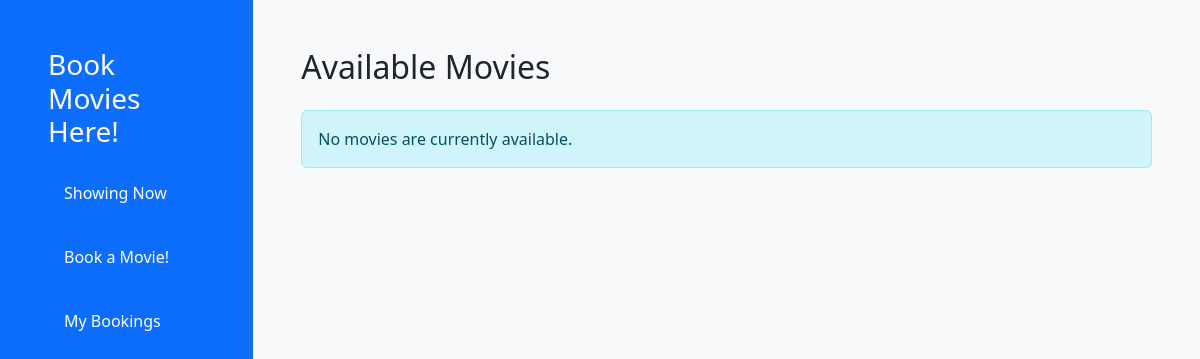
/api/movies/ui/, run on an earlier commit of the app's database.
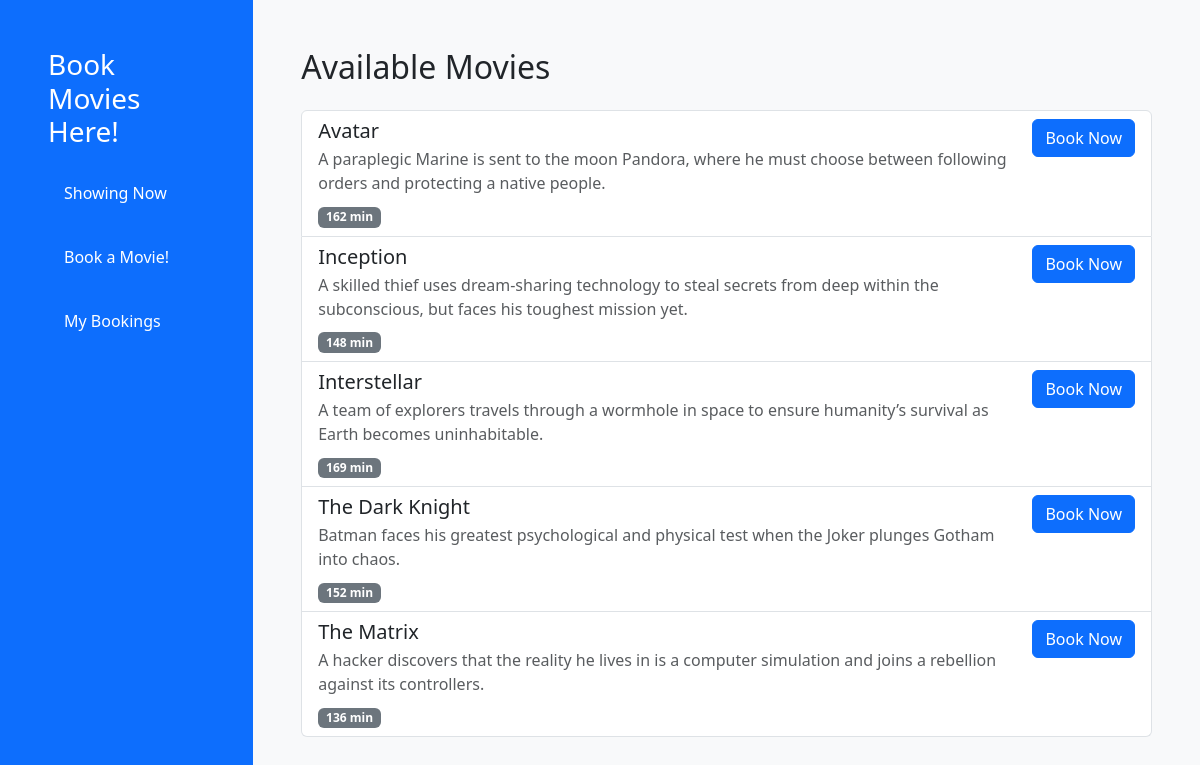
And on a later commit of the database.
### bookings/models.py (models this page shows, shortened)
class Movie(models.Model):
    title = models.CharField(max_length = 40)
    description = models.TextField()
    release_date = models.DateField()
    duration = models.PositiveIntegerField()

### bookings/views.py (the view, shortened to what this page needs)
class MovieViewSet(viewsets.ModelViewSet):
    serializer_class = MovieSerializer
    queryset = Movie.objects.all().order_by('title')
    @action(detail=False, methods=["get"], renderer_classes=[TemplateHTMLRenderer], url_path="ui")
    def ui(self, request):
        movies = Movie.objects.all().order_by("title")
        return Response({"movies": movies}, template_name="bookings/movie_list.html")

### bookings/templates/bookings/movie_list.html (shortened to what this page needs)
{% extends "bookings/base.html" %}
{% block content %}
<h2 class="mb-4">Available Movies</h2>
{% if movies %}
    <ul class="list-group">
        {% for movie in movies %}
            <li class="list-group-item">
                <div class="d-flex justify-content-between align-items-start">
                    <div class="me-3">
                        <h5 class="mb-1">{{ movie.title }}</h5>
                        <p class="mb-2 text-muted">{{ movie.description }}</p>
                        {% if movie.duration %}
                            <span class="badge bg-secondary">{{ movie.duration }} min</span>
                        {% endif %}
                    </div>
                    <div class="text-nowrap">
                        <a href="{% url 'movie-book' movie.id %}" class="btn btn-primary">Book Now</a>
                    </div>
                </div>
            </li>
        {% endfor %}
    </ul>
{% else %}
    <div class="alert alert-info">No movies are currently available.</div>
{% endif %}
{% endblock %}

### bookings/templates/bookings/base.html (shortened to what this page needs)
<!DOCTYPE html>
<html lang = "en">
    <head>
        <link href="https://cdn.jsdelivr.net/npm/bootstrap@5.3.8/dist/css/bootstrap.min.css" rel="stylesheet">
    </head>
    <body class="bg-light">
        <div class="d-flex">
            <nav class="bg-primary text-white p-5 vh-100" style="width: 300px;">
                <h3 class="mb-4">Book Movies Here!</h3>
                <ul class="nav flex-column">
                    <li class="nav-item mb-4">
                        <a href="{% url 'movie-ui' %}" class="nav-link text-white">Showing Now</a>
                    </li>
                    <li class="nav-item mb-4">
                        <a href="{% url 'movie-ui' %}" class="nav-link text-white">Book a Movie!</a>
                    </li>
                    <li class="nav-item mb-4">
                        <a href="{% url 'booking-ui' %}" class="nav-link text-white">My Bookings</a>
                    </li>
                </ul>
            </nav>
            <main class="container-fluid p-5">
            {% block content %}{% endblock %}
            </main>
        </div>
    </body>
</html>

What changed in the data, as far as the page shows it:
added Movie: title "Avatar", description "A paraplegic Marine is sent to the moon Pandora, where he must choose between following orders and protecting a native people.", duration "162"
added Movie: title "Inception", description "A skilled thief uses dream-sharing technology to steal secrets from deep within the subconscious, but faces his toughest mission yet.", duration "148"
added Movie: title "Interstellar", description "A team of explorers travels through a wormhole in space to ensure humanity’s survival as Earth becomes uninhabitable.", duration "169"
added Movie: title "The Dark Knight", description "Batman faces his greatest psychological and physical test when the Joker plunges Gotham into chaos.", duration "152"
added Movie: title "The Matrix", description "A hacker discovers that the reality he lives in is a computer simulation and joins a rebellion against its controllers.", duration "136"
Also different on the page:
text no longer shown: "No movies are currently available."
